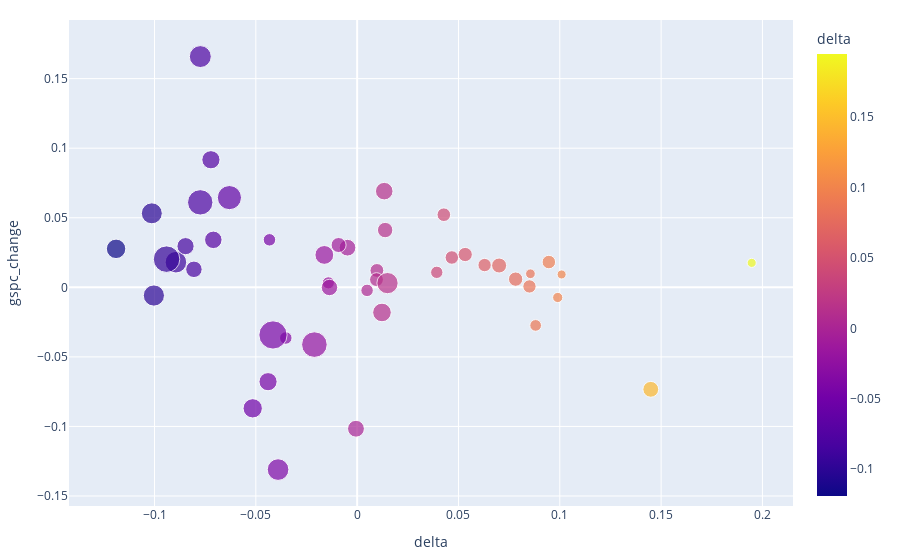

Notebook source saved alongside this figure:
### Code cell
fig = px.scatter(m, x='delta', y='gspc_change', color='delta', size='favorites')

fig.update_layout(
    margin=dict(l=20, r=20, t=20, b=25)
)

fig.show()
